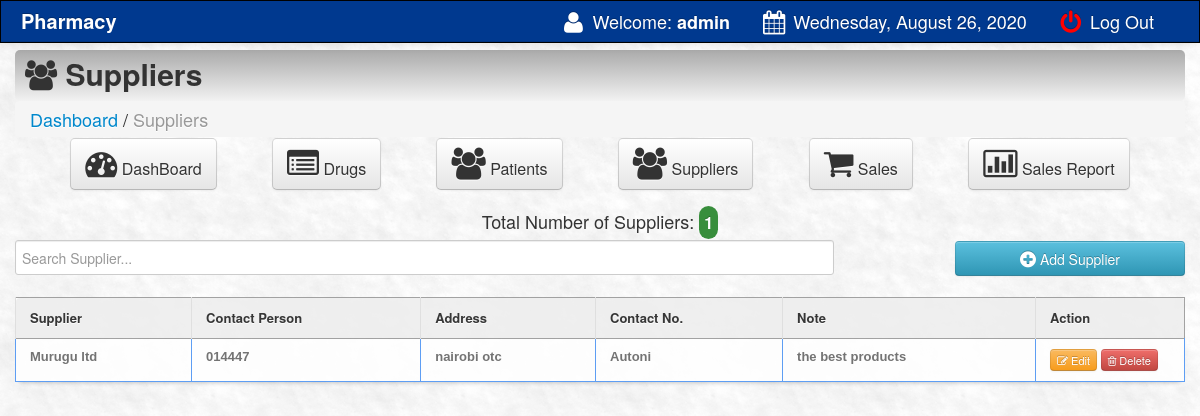
Before: /main/supplier.php (signed in) with the older database file.
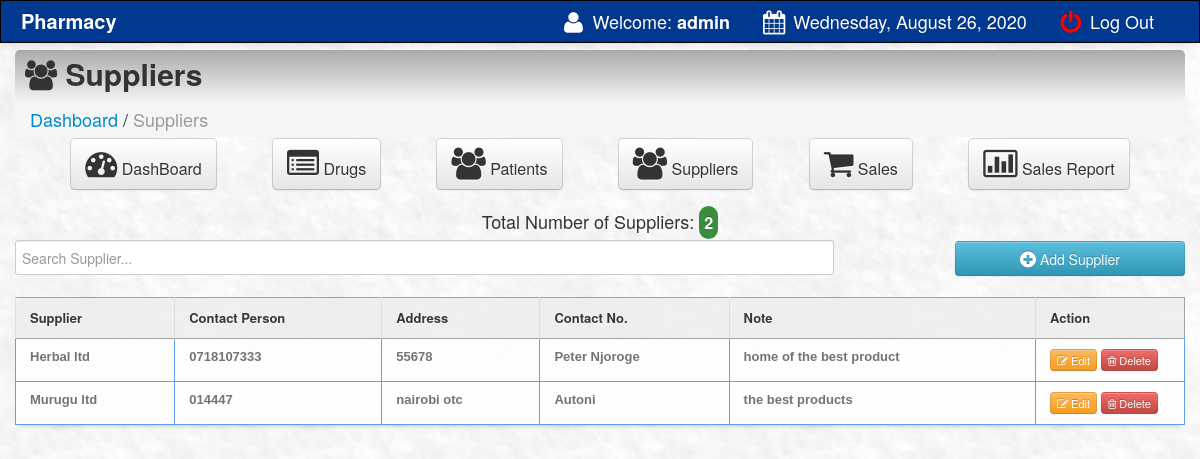
After: the same page with the newer database file.
### tables this page shows
CREATE TABLE `supliers` (
  `suplier_id` int(11) NOT NULL,
  `suplier_name` varchar(100) NOT NULL,
  `suplier_address` varchar(100) NOT NULL,
  `suplier_contact` varchar(100) NOT NULL,
  `contact_person` varchar(100) NOT NULL,
  `note` varchar(500) NOT NULL
);

### main/supplier.php (the view, shortened to what this page needs)
<html>
<head>
<link href="css/bootstrap.css" rel="stylesheet">
<link rel="stylesheet" type="text/css" href="css/DT_bootstrap.css">
<link rel="stylesheet" href="css/font-awesome.min.css">
<link href="css/bootstrap-responsive.css" rel="stylesheet">
<link href="../style.css" media="screen" rel="stylesheet" type="text/css" />
<link href="src/facebox.css" media="screen" rel="stylesheet" type="text/css" />
</head>
<?php
function createRandomPassword() {
	$chars = "003232303232023232023456789";
	$i = 0;
	$pass = '' ;
	while ($i <= 7) {
		$num = rand() % 33;
		$tmp = substr($chars, $num, 1);
		$pass = $pass . $tmp;
		$i++;
	}
	return $pass;
}
$finalcode='RS-'.createRandomPassword();
?>
<body>
<?php include('navfixed.php');?>
	<div class="container">
	<div class="contentheader">
			<i class="icon-group"></i> Suppliers
			</div>
			<ul class="breadcrumb">
			<li><a href="index.php">Dashboard</a></li> /
			<li class="active">Suppliers</li>
			</ul>
		<div class="dash-links container">
			<a  href="index.php"><button class="btn btn-default btn-large" style="float: none;"><i class="icon-dashboard icon-2x"></i> DashBoard</button></a>
			<a  href="products.php"><button class="btn btn-default btn-large" style="float: none;"><i class="icon-list-alt icon-2x"></i> Drugs</button></a>
			<a  href="customer.php"><button class="btn btn-default btn-large" style="float: none;"><i class="icon-group icon-2x"></i> Patients</button></a>
			<a  href="supplier.php"><button class="btn btn-default btn-large" style="float: none;"><i class="icon-group icon-2x"></i> Suppliers</button></a>
			<a  href="sales.php?id=cash&invoice=<?php echo $finalcode ?>"><button class="btn btn-default btn-large" style="float: none;"><i class="icon-shopping-cart icon-2x"></i> Sales</button></a>
			<a  href="salesreport.php?d1=0&d2=0"><button class="btn btn-default btn-large" style="float: none;"><i class="icon-bar-chart icon-2x"></i> Sales Report</button></a>
		</div>
		<div>
		<?php
			include('../connect.php');
				$result = $link->prepare("SELECT * FROM supliers ORDER BY suplier_id DESC");
				$result->execute();
				$rowcount = $result->rowcount();
			?>
			<div style="text-align:center; margin-bottom: 10px;">
			Total Number of Suppliers: <span style="color: #fff; font-size: 12pt; background:#388E3C; width:200px; margin: auto; padding: 5px; border-radius: 10px;" class="badge"><?php echo $rowcount;?></span>
			</div>
</div>
<input type="text" name="filter" style="height:35px; margin-top: -1px;" value="" id="filter" placeholder="Search Supplier..." autocomplete="off" />
<a rel="facebox" href="addsupplier.php"><Button type="submit" class="btn btn-info" style="float:right; width:230px; height:35px;" /><i class="icon-plus-sign icon-large"></i> Add Supplier</button></a><br><br>
<div class="table-container">
<table class="table table-bordered" id="resultTable" data-responsive="table" style="text-align: left;">
	<thead>
		<tr>
			<th> Supplier </th>
			<th> Contact Person </th>
			<th> Address </th>
			<th> Contact No.</th>
			<th> Note</th>
			<th width="120"> Action </th>
		</tr>
	</thead>
	<tbody>
			<?php
				include('../connect.php');
				$result = $link->prepare("SELECT * FROM supliers ORDER BY suplier_id DESC");
				$result->execute();
				for($i=0; $row = $result->fetch(); $i++){
			?>
			<tr class="record">
			<td><?php echo $row['suplier_name']; ?></td>
			<td><?php echo $row['contact_person']; ?></td>
			<td><?php echo $row['suplier_address']; ?></td>
			<td><?php echo $row['suplier_contact']; ?></td>
			<td><?php echo $row['note']; ?></td>
			<td><a rel="facebox" href="editsupplier.php?id=<?php echo $row['suplier_id']; ?>"><button class="btn btn-warning btn-mini"><i class="icon-edit"></i> Edit </button></a>
			<a href="#" id="<?php echo $row['suplier_id']; ?>" class="delbutton" title="Click To Delete"><button class="btn btn-danger btn-mini"><i class="icon-trash"></i> Delete</button></a></td>
			</tr>
			<?php
				}
			?>
	</tbody>
</table>
</div>
</div>
</body>
<?php include('footer.php');?>
</html>

Changed rows visible on the page:
added supliers: suplier_name "Herbal ltd", contact_person "0718107333", suplier_address "55678", suplier_contact "Peter Njoroge", note "home of the best product"
Other visible differences:
$rowcount: "1" → "2"
